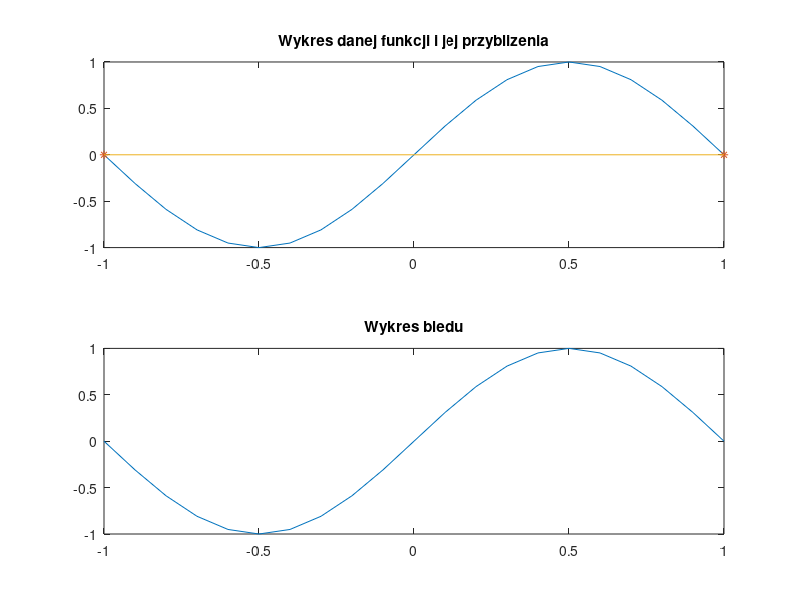
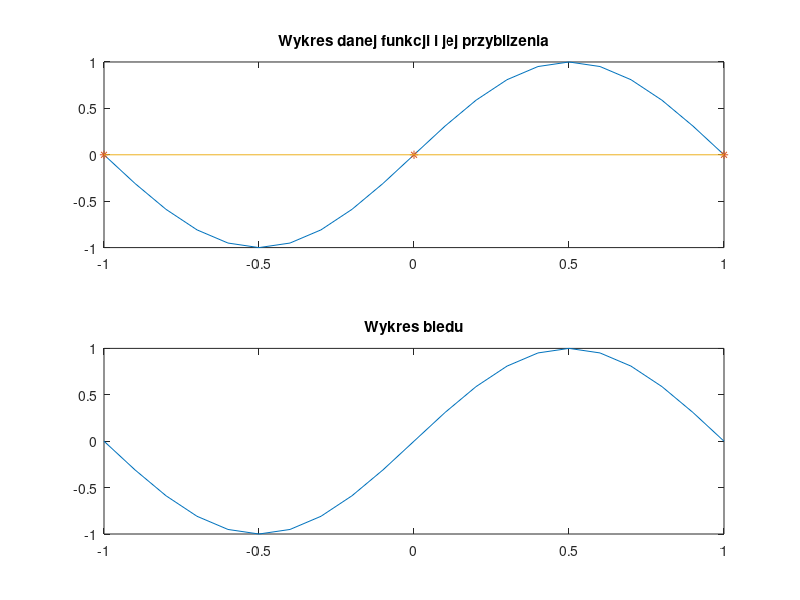
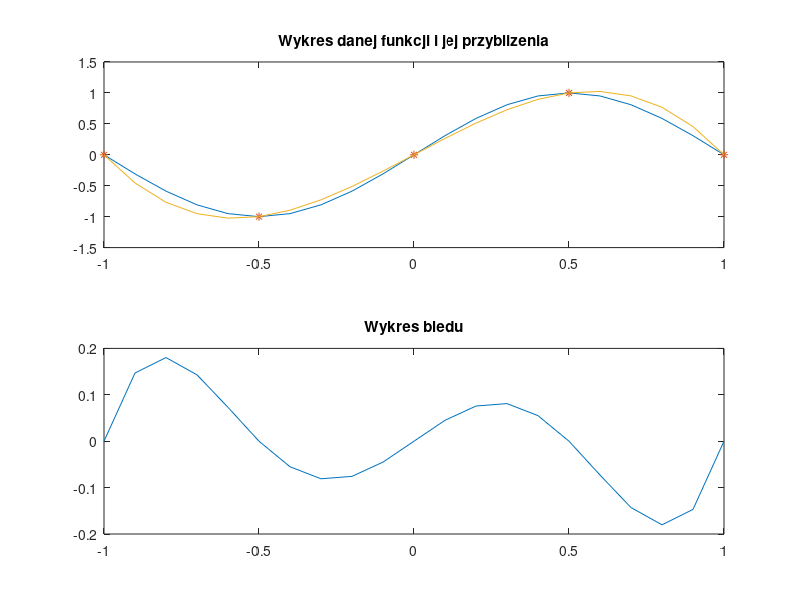
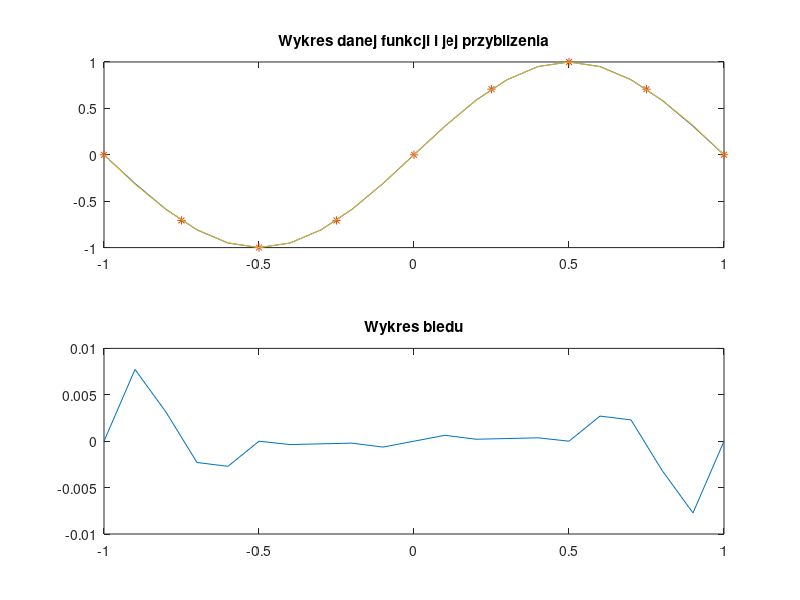

These figures' MATLAB source, in order:
function [blm] =zad1( )

x=(-1:0.1:1);
y=sin(x*pi);
z=[2,3,5,9];

for i=1:4
    x1=linspace(-1,1,z(i));
    y1=sin(x1*pi);
    yi1=interp1(x1,y1,x,'spline');
    bl=y-yi1;
    blm(i)=max(abs(bl));
    figure
    subplot(2,1,1)
    plot(x,y,x1,y1,'*',x,yi1)
    title('Wykres danej funkcji i jej przyblizenia')
    subplot(2,1,2)
    plot(x,bl)
    title('Wykres bledu')
end

end